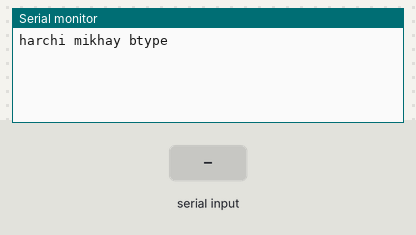
Simulated run of this sketch. Board: Arduino Uno, built with avr-gcc and run on an emulated ATmega328P. On the bench: the last lines printed to the serial monitor. The test bench sets the inputs (shaded band).

Above: at 1.2 s.
1.3 s: "1" received over the second serial link
At 2.1 s:
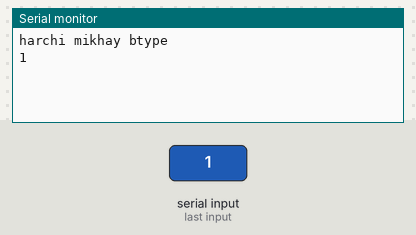
2.8 s: "0" received over the second serial link
At 3.2 s:
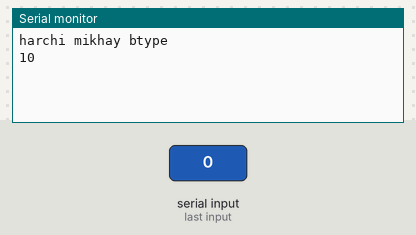

Measured:
- after the input at 1.3 s, the serial monitor: prints a new line at once (image 1)
- after the input at 2.8 s, the serial monitor: prints a new line at once (image 2)

The sketch:

jsfopiasjfopasjkf.ino
```cpp
#include <SoftwareSerial.h>
//**************************************************
SoftwareSerial akbar(10, 11); //(rx,tx)
//**************************************************
void setup() {
//**************************************************
  Serial.begin(9600); akbar.begin(9600);
//**************************************************
  while (!Serial) {  }
  Serial.println("harchi mikhay btype");
}
void loop() {
  if (akbar.available()) { Serial.write(akbar.read()); }
  if (Serial.available()) { akbar.write(Serial.read());}}
```
